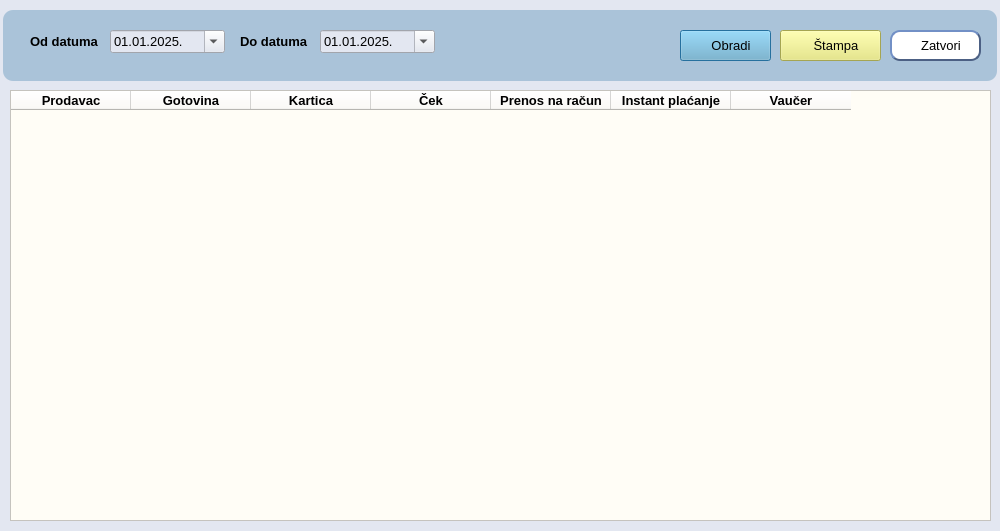
<?xml version="1.0" encoding="UTF-8"?>
<ui version="4.0">
 <class>pazarDialog</class>
 <widget class="QDialog" name="pazarDialog">
  <property name="geometry">
   <rect>
    <x>0</x>
    <y>0</y>
    <width>1000</width>
    <height>531</height>
   </rect>
  </property>
  <property name="font">
   <font>
    <pointsize>10</pointsize>
   </font>
  </property>
  <property name="windowTitle">
   <string>Pregled pazara</string>
  </property>
  <property name="styleSheet">
   <string notr="true">background-color: #e3e7f1;</string>
  </property>
  <widget class="QLabel" name="label">
   <property name="geometry">
    <rect>
     <x>30</x>
     <y>30</y>
     <width>71</width>
     <height>23</height>
    </rect>
   </property>
   <property name="font">
    <font>
     <pointsize>10</pointsize>
     <bold>true</bold>
    </font>
   </property>
   <property name="styleSheet">
    <string notr="true">background-color: rgb(170, 195, 217);</string>
   </property>
   <property name="text">
    <string>Od datuma</string>
   </property>
  </widget>
  <widget class="QLabel" name="label_2">
   <property name="geometry">
    <rect>
     <x>240</x>
     <y>30</y>
     <width>71</width>
     <height>23</height>
    </rect>
   </property>
   <property name="font">
    <font>
     <pointsize>10</pointsize>
     <bold>true</bold>
    </font>
   </property>
   <property name="styleSheet">
    <string notr="true">background-color: rgb(170, 195, 217);</string>
   </property>
   <property name="text">
    <string>Do datuma</string>
   </property>
  </widget>
  <widget class="QDateEdit" name="oddatEdit">
   <property name="geometry">
    <rect>
     <x>110</x>
     <y>30</y>
     <width>115</width>
     <height>23</height>
    </rect>
   </property>
   <property name="font">
    <font>
     <pointsize>10</pointsize>
    </font>
   </property>
   <property name="styleSheet">
    <string notr="true">QCalendarWidget QWidget {
    background-color: white;
    color: black;
}
QCalendarWidget QAbstractItemView {
    selection-background-color: #0078D7;
    selection-color: white;
    background-color: white;
    color: black;
}
QCalendarWidget QToolButton {
    background-color: #0078D7;
    color: white;
    border-radius: 5px;
    padding: 5px;
}
QCalendarWidget QToolButton:hover {
    background-color: #005a9e;
}
QCalendarWidget QHeaderView {
    background-color: #F0F0F0;
}</string>
   </property>
   <property name="displayFormat">
    <string>dd.MM.yyyy.</string>
   </property>
   <property name="calendarPopup">
    <bool>true</bool>
   </property>
   <property name="date">
    <date>
     <year>2025</year>
     <month>1</month>
     <day>1</day>
    </date>
   </property>
  </widget>
  <widget class="QDateEdit" name="dodatEdit">
   <property name="geometry">
    <rect>
     <x>320</x>
     <y>30</y>
     <width>115</width>
     <height>23</height>
    </rect>
   </property>
   <property name="font">
    <font>
     <pointsize>10</pointsize>
    </font>
   </property>
   <property name="styleSheet">
    <string notr="true">QCalendarWidget QWidget {
    background-color: white;
    color: black;
}
QCalendarWidget QAbstractItemView {
    selection-background-color: #0078D7;
    selection-color: white;
    background-color: white;
    color: black;
}
QCalendarWidget QToolButton {
    background-color: #0078D7;
    color: white;
    border-radius: 5px;
    padding: 5px;
}
QCalendarWidget QToolButton:hover {
    background-color: #005a9e;
}
QCalendarWidget QHeaderView {
    background-color: #F0F0F0;
}</string>
   </property>
   <property name="displayFormat">
    <string>dd.MM.yyyy.</string>
   </property>
   <property name="calendarPopup">
    <bool>true</bool>
   </property>
   <property name="date">
    <date>
     <year>2025</year>
     <month>1</month>
     <day>1</day>
    </date>
   </property>
  </widget>
  <widget class="QPushButton" name="btnObradi">
   <property name="geometry">
    <rect>
     <x>680</x>
     <y>30</y>
     <width>91</width>
     <height>31</height>
    </rect>
   </property>
   <property name="styleSheet">
    <string notr="true">background-color: rgb(110, 174, 204);</string>
   </property>
   <property name="text">
    <string>   Obradi</string>
   </property>
   <property name="icon">
    <iconset>
     <normaloff>../resources/obradi.png</normaloff>../resources/obradi.png</iconset>
   </property>
  </widget>
  <widget class="QPushButton" name="btnStampa">
   <property name="geometry">
    <rect>
     <x>780</x>
     <y>30</y>
     <width>101</width>
     <height>31</height>
    </rect>
   </property>
   <property name="font">
    <font>
     <pointsize>10</pointsize>
    </font>
   </property>
   <property name="styleSheet">
    <string notr="true">background-color: rgb(231, 231, 115);</string>
   </property>
   <property name="text">
    <string>   Štampa</string>
   </property>
   <property name="icon">
    <iconset>
     <normaloff>../resources/printer.png</normaloff>../resources/printer.png</iconset>
   </property>
  </widget>
  <widget class="QTableWidget" name="tablePazar">
   <property name="geometry">
    <rect>
     <x>10</x>
     <y>90</y>
     <width>981</width>
     <height>431</height>
    </rect>
   </property>
   <property name="styleSheet">
    <string notr="true">background-color: #FFFDF6;</string>
   </property>
   <attribute name="horizontalHeaderDefaultSectionSize">
    <number>120</number>
   </attribute>
   <column>
    <property name="text">
     <string>Prodavac</string>
    </property>
    <property name="font">
     <font>
      <pointsize>10</pointsize>
      <bold>true</bold>
     </font>
    </property>
    <property name="background">
     <color>
      <red>162</red>
      <green>196</green>
      <blue>224</blue>
     </color>
    </property>
   </column>
   <column>
    <property name="text">
     <string>Gotovina</string>
    </property>
    <property name="font">
     <font>
      <pointsize>10</pointsize>
      <bold>true</bold>
     </font>
    </property>
    <property name="background">
     <color>
      <red>162</red>
      <green>196</green>
      <blue>224</blue>
     </color>
    </property>
   </column>
   <column>
    <property name="text">
     <string>Kartica</string>
    </property>
    <property name="font">
     <font>
      <pointsize>10</pointsize>
      <bold>true</bold>
     </font>
    </property>
    <property name="background">
     <color>
      <red>162</red>
      <green>196</green>
      <blue>224</blue>
     </color>
    </property>
   </column>
   <column>
    <property name="text">
     <string>Ček</string>
    </property>
    <property name="font">
     <font>
      <pointsize>10</pointsize>
      <bold>true</bold>
     </font>
    </property>
    <property name="background">
     <color>
      <red>162</red>
      <green>196</green>
      <blue>224</blue>
     </color>
    </property>
   </column>
   <column>
    <property name="text">
     <string>Prenos na račun</string>
    </property>
    <property name="font">
     <font>
      <pointsize>10</pointsize>
      <bold>true</bold>
     </font>
    </property>
    <property name="background">
     <color>
      <red>162</red>
      <green>196</green>
      <blue>224</blue>
     </color>
    </property>
   </column>
   <column>
    <property name="text">
     <string>Instant plaćanje</string>
    </property>
    <property name="font">
     <font>
      <pointsize>10</pointsize>
      <bold>true</bold>
     </font>
    </property>
    <property name="background">
     <color>
      <red>162</red>
      <green>196</green>
      <blue>224</blue>
     </color>
    </property>
   </column>
   <column>
    <property name="text">
     <string>Vaučer</string>
    </property>
    <property name="font">
     <font>
      <pointsize>10</pointsize>
      <bold>true</bold>
     </font>
    </property>
    <property name="background">
     <color>
      <red>162</red>
      <green>196</green>
      <blue>224</blue>
     </color>
    </property>
   </column>
  </widget>
  <widget class="QPushButton" name="btnCancel">
   <property name="geometry">
    <rect>
     <x>890</x>
     <y>30</y>
     <width>91</width>
     <height>31</height>
    </rect>
   </property>
   <property name="styleSheet">
    <string notr="true">background-color: rgb(255, 255, 255);
border-style:outset;
	border-width:2px;
	border-radius:10px;
	border-color:#4c6084;
	padding:2px;</string>
   </property>
   <property name="text">
    <string>   Zatvori</string>
   </property>
   <property name="icon">
    <iconset>
     <normaloff>../resources/cancel.png</normaloff>../resources/cancel.png</iconset>
   </property>
  </widget>
  <widget class="QLabel" name="label_3">
   <property name="geometry">
    <rect>
     <x>3</x>
     <y>10</y>
     <width>994</width>
     <height>71</height>
    </rect>
   </property>
   <property name="styleSheet">
    <string notr="true">background-color: rgb(170, 195, 217);
border-radius:10px;</string>
   </property>
   <property name="text">
    <string/>
   </property>
  </widget>
  <zorder>label_3</zorder>
  <zorder>label</zorder>
  <zorder>label_2</zorder>
  <zorder>oddatEdit</zorder>
  <zorder>dodatEdit</zorder>
  <zorder>btnObradi</zorder>
  <zorder>btnStampa</zorder>
  <zorder>tablePazar</zorder>
  <zorder>btnCancel</zorder>
 </widget>
 <resources/>
 <connections/>
</ui>
